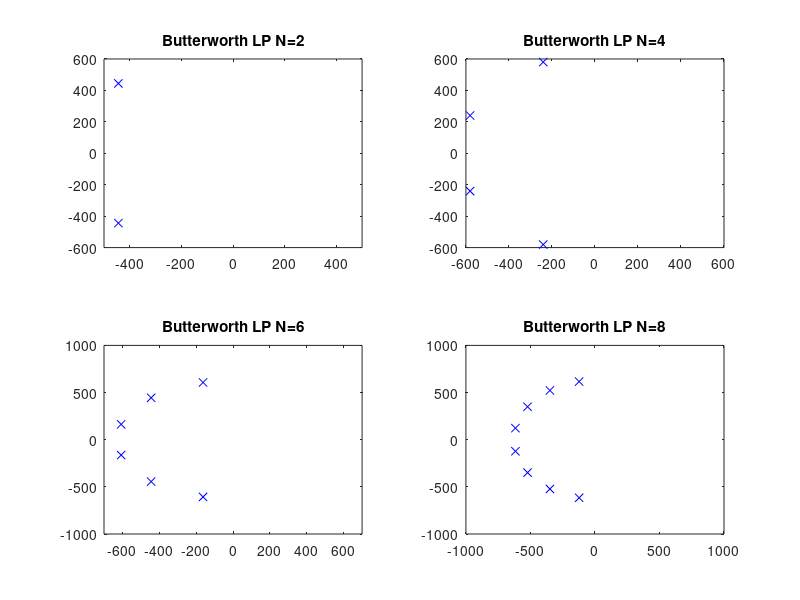
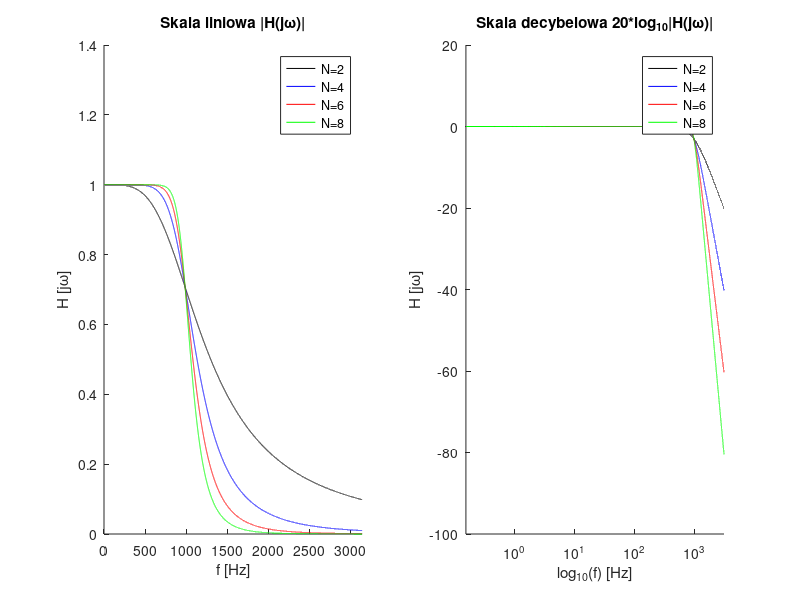
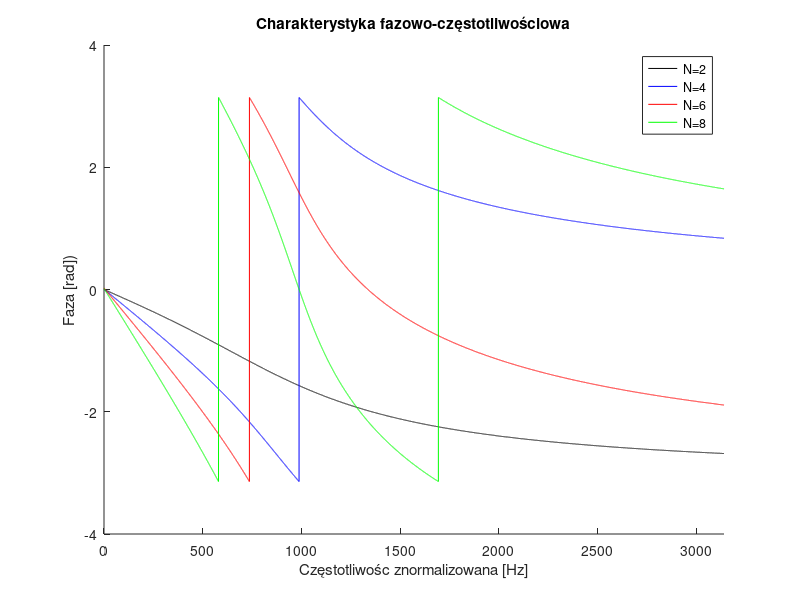

These figures' MATLAB source, in order: (Note: this script raises an error after producing the figures.)
clear all; close all;

w3dB = 2*pi*100; % promień okregu
w = 0.1:0.1:2000;

% poly(A)       - Obliczanie wielomianu charakterystycznego dla A
% polyval(p, x) - Rozwinięcie wielomianu p w każdym punkcie x


N1 = 2;
alpha = pi/N1; % kat kawałka okregu
beta1 = pi/2 + alpha/2 + alpha*(0:N1-1); % katy kolejnych biegunow transmitancji
p1 = w3dB*exp(j*beta1); % bieguny transmitancji lezace na okregu
z = []; wzm = prod(-p1); % LOW-PASS: brak zer tramsitancji, wzmocnienie
%z = zeros(1,N); wzm = 1; % HIGH-PASS: N zer transmitancji, wzmocnienie
b = wzm*poly(z); a=poly(p1); % [z,p] --> [b,a]
b = real(b); a=real(a);

H1    = polyval(b, j*w)./polyval(a, j*w);
H1    = H1./max(H1);
H1log = 20*log10(abs(H1));


%%%%%%%%%%%%%%%%%%%%%%%%%%%%%%%%%%%%%%%%%%%%%%%%%%%%%%%%%%%%%%%%%%%%%%%%%%%

N2 = 4;
alpha = pi/N2; % kat kawałka okregu
beta2 = pi/2 + alpha/2 + alpha*(0:N2-1); % katy kolejnych biegunow transmitancji
p2 = w3dB*exp(j*beta2); % bieguny transmitancji lezace na okregu
z = []; wzm = prod(-p2); % LOW-PASS: brak zer tramsitancji, wzmocnienie
%z = zeros(1,N); wzm = 1; % HIGH-PASS: N zer transmitancji, wzmocnienie
b = wzm*poly(z); a=poly(p2); % [z,p] --> [b,a]
b = real(b); a=real(a);

H2    = polyval(b, j*w)./polyval(a, j*w);
H2    = H2./max(H2);
H2log = 20*log10(abs(H2));


%%%%%%%%%%%%%%%%%%%%%%%%%%%%%%%%%%%%%%%%%%%%%%%%%%%%%%%%%%%%%%%%%%%%%%%%%%%

N3 = 6;
alpha = pi/N3; % kat kawałka okregu
beta3 = pi/2 + alpha/2 + alpha*(0:N3-1); % katy kolejnych biegunow transmitancji
p3 = w3dB*exp(j*beta3); % bieguny transmitancji lezace na okregu
z = []; wzm = prod(-p3); % LOW-PASS: brak zer tramsitancji, wzmocnienie
%z = zeros(1,N); wzm = 1; % HIGH-PASS: N zer transmitancji, wzmocnienie
b = wzm*poly(z); a=poly(p3); % [z,p] --> [b,a]
b = real(b); a=real(a);

H3    = polyval(b, j*w)./polyval(a, j*w);
H3    = H3./max(H3);
H3log = 20*log10(abs(H3));

%%%%%%%%%%%%%%%%%%%%%%%%%%%%%%%%%%%%%%%%%%%%%%%%%%%%%%%%%%%%%%%%%%%%%%%%%%%

N4 = 8;
alpha = pi/N4; % kat kawałka okregu
beta4 = pi/2 + alpha/2 + alpha*(0:N4-1); % katy kolejnych biegunow transmitancji
p4 = w3dB*exp(j*beta4); % bieguny transmitancji lezace na okregu
z = []; wzm = prod(-p4); % LOW-PASS: brak zer tramsitancji, wzmocnienie
%z = zeros(1,N); wzm = 1; % HIGH-PASS: N zer transmitancji, wzmocnienie
b = wzm*poly(z); a=poly(p4); % [z,p] --> [b,a]
b = real(b); a=real(a);

H4    = polyval(b, j*w)./polyval(a, j*w);
H4    = H4./max(H4);
H4log = 20*log10(abs(H4));

%%%%%%%%%%%%%%%%%%%%%%%%%%%%%%%%%%%%%%%%%%%%%%%%%%%%%%%%%%%%%%%%%%%%%%%%%%%

% Wykresy biegunów
figure('Name',"Filtry Butterworth LP");

subplot(2,2,1);
plot(real(p1),imag(p1),'b x');
title('Butterworth LP N=2');
xlim(max(abs(xlim)).*[-1 1]);

subplot(2,2,2);
plot(real(p2),imag(p2),'b x');
title('Butterworth LP N=4');
xlim(max(abs(xlim)).*[-1 1])

subplot(2,2,3);
plot(real(p3),imag(p3),'b x');
title('Butterworth LP N=6');
xlim(max(abs(xlim)).*[-1 1])

subplot(2,2,4);
plot(real(p4),imag(p4),'b x');
title('Butterworth LP N=8');
xlim([-1000,1000])
ylim([-1000,1000])

%%%%%%%%%%%%%%%%%%%%%%%%%%%%%%%%%%%%%%%%%%%%%%%%%%%%%%%%%%%%%%%%%%%%%%%%%%%

% Narysuj na jednym rysunku ich charakterystyki amplitudowe
f    = w./2*pi;
flog = log10(f);

% W skali liniowej
figure('Name',"Charakterystyki amplitudowe"); 

subplot(1,2,1);
hold all;
plot(f, abs(H1),'k');
plot(f, abs(H2),'b');
plot(f, abs(H3),'r');
plot(f, abs(H4),'g');
title('Skala liniowa |H(j\omega)|');
legend('N=2','N=4','N=6','N=8');
xlabel('f [Hz]');
ylabel('H [j\omega]');
xlim([0 f(end)]);
hold off;

% W skali logarytmicznej
subplot(1,2,2);
hold all; 
semilogx(f,H1log,'k');
semilogx(f,H2log,'b');
semilogx(f,H3log,'r');
semilogx(f,H4log,'g');
title('Skala decybelowa 20*log_{10}|H(j\omega)|');
legend('N=2','N=4','N=6','N=8');
xlabel('log_{10}(f) [Hz]');
ylabel('H [j\omega]');
xlim([0 f(end)]);
hold off;

%%%%%%%%%%%%%%%%%%%%%%%%%%%%%%%%%%%%%%%%%%%%%%%%%%%%%%%%%%%%%%%%%%%%%%%%%%%

% Narysuj charakterystyki fazowe



Hp1 = angle(H1);
Hp2 = angle(H2);  
Hp3 = angle(H3);
Hp4 = angle(H4);


figure('Name','Charakterystyka fazowo-częstotliwościowa');
hold all;
plot(f, Hp1,'k'); 
plot(f, Hp2,'b'); 
plot(f, Hp3,'r'); 
plot(f, Hp4,'g'); 
title('Charakterystyka fazowo-częstotliwościowa');
xlabel('Częstotliwośc znormalizowana [Hz]');
legend('N=2','N=4','N=6','N=8');
ylabel('Faza [rad])');
xlim([0 f(end)]);
hold off;

%%%%%%%%%%%%%%%%%%%%%%%%%%%%%%%%%%%%%%%%%%%%%%%%%%%%%%%%%%%%%%%%%%%%

% Wyznacz i narysuj odpowiedź impulsową filtru N=4 
% oraz jego odpowiedź na skok jednostkowy.


[bm, an] = zp2tf(z, p2, 1);   

sys = tf(bm, an); % Transmitancja
printsys(bm, an,'s'); % Print filtru analogowego

figure();
impulse(sys);

figure();
step(sys);

% zp2tf - Konwertuje parametry filtra zerowego wzmocnienia 
% z biegunów do wielomianów jw











































% Hp1 = atan(imag(H1)./real(H1));  % atan - Inverse tangent in radians
% Hp2 = atan(imag(H2)./real(H2));  
% Hp3 = atan(imag(H3)./real(H3));
% Hp4 = atan(imag(H4)./real(H4));
